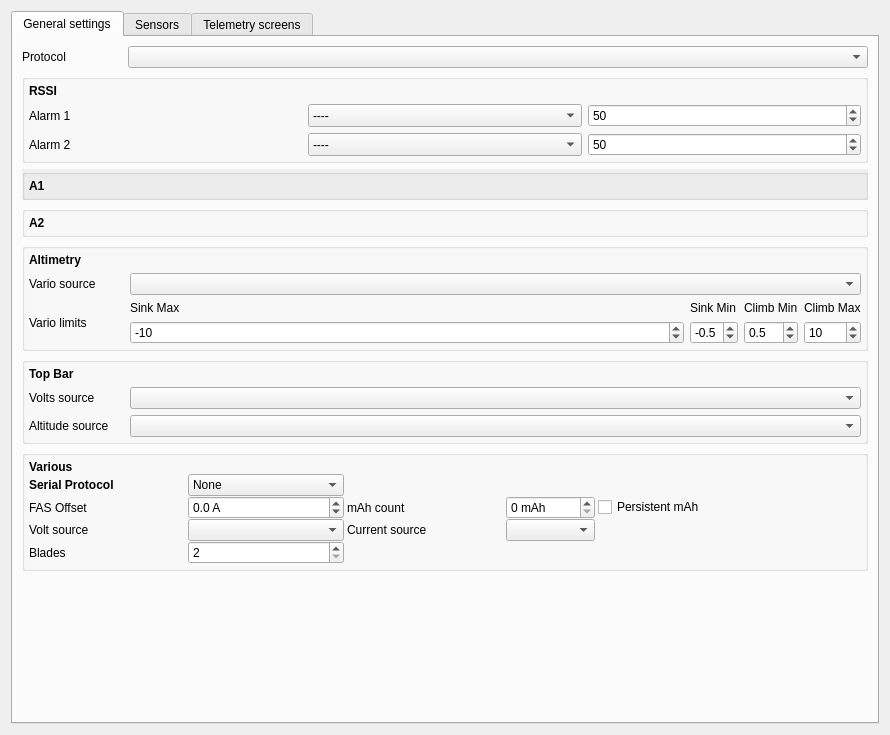
<?xml version="1.0" encoding="UTF-8"?>
<ui version="4.0">
 <class>Telemetry</class>
 <widget class="QWidget" name="Telemetry">
  <property name="geometry">
   <rect>
    <x>0</x>
    <y>0</y>
    <width>890</width>
    <height>735</height>
   </rect>
  </property>
  <property name="sizePolicy">
   <sizepolicy hsizetype="MinimumExpanding" vsizetype="MinimumExpanding">
    <horstretch>0</horstretch>
    <verstretch>0</verstretch>
   </sizepolicy>
  </property>
  <property name="windowTitle">
   <string/>
  </property>
  <layout class="QVBoxLayout" name="verticalLayout" stretch="0">
   <property name="spacing">
    <number>4</number>
   </property>
   <item>
    <widget class="QTabWidget" name="tabWidget">
     <property name="minimumSize">
      <size>
       <width>0</width>
       <height>400</height>
      </size>
     </property>
     <property name="currentIndex">
      <number>0</number>
     </property>
     <widget class="QWidget" name="tab">
      <attribute name="title">
       <string>General settings</string>
      </attribute>
      <layout class="QGridLayout" name="gridLayout_3">
       <item row="0" column="0">
        <layout class="QHBoxLayout" name="horizontalLayout" stretch="0,1">
         <item>
          <widget class="QLabel" name="telemetryProtocolLabel">
           <property name="sizePolicy">
            <sizepolicy hsizetype="MinimumExpanding" vsizetype="Preferred">
             <horstretch>0</horstretch>
             <verstretch>0</verstretch>
            </sizepolicy>
           </property>
           <property name="minimumSize">
            <size>
             <width>100</width>
             <height>0</height>
            </size>
           </property>
           <property name="text">
            <string>Protocol</string>
           </property>
          </widget>
         </item>
         <item>
          <widget class="QComboBox" name="telemetryProtocol">
           <property name="sizePolicy">
            <sizepolicy hsizetype="MinimumExpanding" vsizetype="Fixed">
             <horstretch>0</horstretch>
             <verstretch>0</verstretch>
            </sizepolicy>
           </property>
          </widget>
         </item>
        </layout>
       </item>
       <item row="1" column="0">
        <widget class="QGroupBox" name="RSSIGB">
         <property name="sizePolicy">
          <sizepolicy hsizetype="Preferred" vsizetype="Preferred">
           <horstretch>0</horstretch>
           <verstretch>0</verstretch>
          </sizepolicy>
         </property>
         <property name="flat">
          <bool>false</bool>
         </property>
         <layout class="QGridLayout" name="rssiLayout" columnstretch="0,0,0">
          <property name="margin">
           <number>4</number>
          </property>
          <item row="3" column="0">
           <widget class="QLabel" name="rssiAlarm1Label">
            <property name="sizePolicy">
             <sizepolicy hsizetype="MinimumExpanding" vsizetype="Minimum">
              <horstretch>0</horstretch>
              <verstretch>0</verstretch>
             </sizepolicy>
            </property>
            <property name="minimumSize">
             <size>
              <width>100</width>
              <height>0</height>
             </size>
            </property>
            <property name="styleSheet">
             <string notr="true"/>
            </property>
            <property name="text">
             <string>Alarm 1</string>
            </property>
           </widget>
          </item>
          <item row="3" column="1">
           <widget class="QComboBox" name="rssiAlarm1CB">
            <property name="sizePolicy">
             <sizepolicy hsizetype="MinimumExpanding" vsizetype="Preferred">
              <horstretch>0</horstretch>
              <verstretch>0</verstretch>
             </sizepolicy>
            </property>
            <item>
             <property name="text">
              <string>----</string>
             </property>
            </item>
            <item>
             <property name="text">
              <string>Yellow</string>
             </property>
            </item>
            <item>
             <property name="text">
              <string>Orange</string>
             </property>
            </item>
            <item>
             <property name="text">
              <string>Red</string>
             </property>
            </item>
           </widget>
          </item>
          <item row="3" column="2">
           <widget class="QSpinBox" name="rssiAlarm1SB">
            <property name="enabled">
             <bool>true</bool>
            </property>
            <property name="sizePolicy">
             <sizepolicy hsizetype="MinimumExpanding" vsizetype="Preferred">
              <horstretch>0</horstretch>
              <verstretch>0</verstretch>
             </sizepolicy>
            </property>
            <property name="suffix">
             <string/>
            </property>
            <property name="minimum">
             <number>20</number>
            </property>
            <property name="maximum">
             <number>80</number>
            </property>
            <property name="singleStep">
             <number>1</number>
            </property>
            <property name="value">
             <number>50</number>
            </property>
           </widget>
          </item>
          <item row="4" column="0">
           <widget class="QLabel" name="rssiAlarm2Label">
            <property name="sizePolicy">
             <sizepolicy hsizetype="MinimumExpanding" vsizetype="Minimum">
              <horstretch>0</horstretch>
              <verstretch>0</verstretch>
             </sizepolicy>
            </property>
            <property name="minimumSize">
             <size>
              <width>100</width>
              <height>0</height>
             </size>
            </property>
            <property name="text">
             <string>Alarm 2</string>
            </property>
           </widget>
          </item>
          <item row="4" column="1">
           <widget class="QComboBox" name="rssiAlarm2CB">
            <property name="sizePolicy">
             <sizepolicy hsizetype="MinimumExpanding" vsizetype="Preferred">
              <horstretch>0</horstretch>
              <verstretch>0</verstretch>
             </sizepolicy>
            </property>
            <item>
             <property name="text">
              <string>----</string>
             </property>
            </item>
            <item>
             <property name="text">
              <string>Yellow</string>
             </property>
            </item>
            <item>
             <property name="text">
              <string>Orange</string>
             </property>
            </item>
            <item>
             <property name="text">
              <string>Red</string>
             </property>
            </item>
           </widget>
          </item>
          <item row="4" column="2">
           <widget class="QSpinBox" name="rssiAlarm2SB">
            <property name="enabled">
             <bool>true</bool>
            </property>
            <property name="sizePolicy">
             <sizepolicy hsizetype="MinimumExpanding" vsizetype="Preferred">
              <horstretch>0</horstretch>
              <verstretch>0</verstretch>
             </sizepolicy>
            </property>
            <property name="suffix">
             <string/>
            </property>
            <property name="minimum">
             <number>20</number>
            </property>
            <property name="maximum">
             <number>80</number>
            </property>
            <property name="singleStep">
             <number>1</number>
            </property>
            <property name="value">
             <number>50</number>
            </property>
           </widget>
          </item>
          <item row="2" column="0">
           <widget class="QLabel" name="rssiLabel">
            <property name="font">
             <font>
              <weight>75</weight>
              <bold>true</bold>
             </font>
            </property>
            <property name="text">
             <string>RSSI</string>
            </property>
           </widget>
          </item>
          <item row="5" column="0">
           <spacer name="verticalSpacer_2">
            <property name="orientation">
             <enum>Qt::Vertical</enum>
            </property>
            <property name="sizeType">
             <enum>QSizePolicy::Minimum</enum>
            </property>
            <property name="sizeHint" stdset="0">
             <size>
              <width>20</width>
              <height>0</height>
             </size>
            </property>
           </spacer>
          </item>
         </layout>
        </widget>
       </item>
       <item row="2" column="0">
        <widget class="QGroupBox" name="A1GB">
         <property name="sizePolicy">
          <sizepolicy hsizetype="Preferred" vsizetype="Preferred">
           <horstretch>0</horstretch>
           <verstretch>0</verstretch>
          </sizepolicy>
         </property>
         <property name="autoFillBackground">
          <bool>true</bool>
         </property>
         <property name="styleSheet">
          <string notr="true"/>
         </property>
         <property name="flat">
          <bool>false</bool>
         </property>
         <layout class="QVBoxLayout" name="A1Layout">
          <property name="margin">
           <number>4</number>
          </property>
          <item>
           <widget class="QLabel" name="label_7">
            <property name="font">
             <font>
              <weight>75</weight>
              <bold>true</bold>
             </font>
            </property>
            <property name="text">
             <string>A1</string>
            </property>
           </widget>
          </item>
         </layout>
        </widget>
       </item>
       <item row="3" column="0">
        <widget class="QGroupBox" name="A2GB">
         <property name="flat">
          <bool>false</bool>
         </property>
         <layout class="QVBoxLayout" name="A2Layout">
          <property name="margin">
           <number>4</number>
          </property>
          <item>
           <widget class="QLabel" name="label_6">
            <property name="font">
             <font>
              <weight>75</weight>
              <bold>true</bold>
             </font>
            </property>
            <property name="text">
             <string>A2</string>
            </property>
           </widget>
          </item>
         </layout>
        </widget>
       </item>
       <item row="4" column="0">
        <widget class="QGroupBox" name="altimetryGB">
         <property name="sizePolicy">
          <sizepolicy hsizetype="MinimumExpanding" vsizetype="Preferred">
           <horstretch>0</horstretch>
           <verstretch>0</verstretch>
          </sizepolicy>
         </property>
         <layout class="QGridLayout" name="gridLayout_39">
          <property name="margin">
           <number>4</number>
          </property>
          <property name="spacing">
           <number>6</number>
          </property>
          <item row="2" column="1">
           <layout class="QGridLayout" name="gridLayout_66" columnstretch="1,0,0,0">
            <item row="0" column="0">
             <widget class="QLabel" name="VarioLabel_1">
              <property name="sizePolicy">
               <sizepolicy hsizetype="MinimumExpanding" vsizetype="Preferred">
                <horstretch>0</horstretch>
                <verstretch>0</verstretch>
               </sizepolicy>
              </property>
              <property name="text">
               <string>Sink Max</string>
              </property>
              <property name="alignment">
               <set>Qt::AlignLeading|Qt::AlignLeft|Qt::AlignVCenter</set>
              </property>
             </widget>
            </item>
            <item row="1" column="1">
             <widget class="QDoubleSpinBox" name="varioLimitCenterMin_DSB">
              <property name="sizePolicy">
               <sizepolicy hsizetype="MinimumExpanding" vsizetype="Fixed">
                <horstretch>0</horstretch>
                <verstretch>0</verstretch>
               </sizepolicy>
              </property>
              <property name="decimals">
               <number>1</number>
              </property>
              <property name="minimum">
               <double>-2.100000000000000</double>
              </property>
              <property name="maximum">
               <double>1.000000000000000</double>
              </property>
              <property name="singleStep">
               <double>0.100000000000000</double>
              </property>
              <property name="value">
               <double>-0.500000000000000</double>
              </property>
             </widget>
            </item>
            <item row="1" column="2">
             <widget class="QDoubleSpinBox" name="varioLimitCenterMax_DSB">
              <property name="sizePolicy">
               <sizepolicy hsizetype="MinimumExpanding" vsizetype="Fixed">
                <horstretch>0</horstretch>
                <verstretch>0</verstretch>
               </sizepolicy>
              </property>
              <property name="decimals">
               <number>1</number>
              </property>
              <property name="minimum">
               <double>-1.000000000000000</double>
              </property>
              <property name="maximum">
               <double>2.000000000000000</double>
              </property>
              <property name="singleStep">
               <double>0.100000000000000</double>
              </property>
              <property name="value">
               <double>0.500000000000000</double>
              </property>
             </widget>
            </item>
            <item row="1" column="3">
             <widget class="QDoubleSpinBox" name="varioLimitMax_DSB">
              <property name="sizePolicy">
               <sizepolicy hsizetype="MinimumExpanding" vsizetype="Fixed">
                <horstretch>0</horstretch>
                <verstretch>0</verstretch>
               </sizepolicy>
              </property>
              <property name="decimals">
               <number>0</number>
              </property>
              <property name="minimum">
               <double>3.000000000000000</double>
              </property>
              <property name="maximum">
               <double>17.000000000000000</double>
              </property>
              <property name="value">
               <double>10.000000000000000</double>
              </property>
             </widget>
            </item>
            <item row="1" column="0">
             <widget class="QDoubleSpinBox" name="varioLimitMin_DSB">
              <property name="sizePolicy">
               <sizepolicy hsizetype="MinimumExpanding" vsizetype="Fixed">
                <horstretch>0</horstretch>
                <verstretch>0</verstretch>
               </sizepolicy>
              </property>
              <property name="decimals">
               <number>0</number>
              </property>
              <property name="minimum">
               <double>-17.000000000000000</double>
              </property>
              <property name="maximum">
               <double>-3.000000000000000</double>
              </property>
              <property name="value">
               <double>-10.000000000000000</double>
              </property>
             </widget>
            </item>
            <item row="0" column="3">
             <widget class="QLabel" name="VarioLabel_2">
              <property name="sizePolicy">
               <sizepolicy hsizetype="MinimumExpanding" vsizetype="Preferred">
                <horstretch>0</horstretch>
                <verstretch>0</verstretch>
               </sizepolicy>
              </property>
              <property name="text">
               <string>Climb Max</string>
              </property>
              <property name="alignment">
               <set>Qt::AlignLeading|Qt::AlignLeft|Qt::AlignVCenter</set>
              </property>
             </widget>
            </item>
            <item row="0" column="1">
             <widget class="QLabel" name="VarioLabel_3">
              <property name="sizePolicy">
               <sizepolicy hsizetype="MinimumExpanding" vsizetype="Preferred">
                <horstretch>0</horstretch>
                <verstretch>0</verstretch>
               </sizepolicy>
              </property>
              <property name="text">
               <string>Sink Min</string>
              </property>
              <property name="alignment">
               <set>Qt::AlignLeading|Qt::AlignLeft|Qt::AlignVCenter</set>
              </property>
             </widget>
            </item>
            <item row="0" column="2">
             <widget class="QLabel" name="VarioLabel_4">
              <property name="sizePolicy">
               <sizepolicy hsizetype="MinimumExpanding" vsizetype="Preferred">
                <horstretch>0</horstretch>
                <verstretch>0</verstretch>
               </sizepolicy>
              </property>
              <property name="text">
               <string>Climb Min</string>
              </property>
              <property name="alignment">
               <set>Qt::AlignLeading|Qt::AlignLeft|Qt::AlignVCenter</set>
              </property>
             </widget>
            </item>
           </layout>
          </item>
          <item row="2" column="0">
           <widget class="QLabel" name="varioLimit_label">
            <property name="text">
             <string>Vario limits</string>
            </property>
           </widget>
          </item>
          <item row="1" column="0">
           <widget class="QLabel" name="varioSource_label">
            <property name="minimumSize">
             <size>
              <width>95</width>
              <height>0</height>
             </size>
            </property>
            <property name="text">
             <string>Vario source</string>
            </property>
           </widget>
          </item>
          <item row="1" column="1">
           <widget class="AutoComboBox" name="varioSourceCB">
            <property name="sizePolicy">
             <sizepolicy hsizetype="MinimumExpanding" vsizetype="Fixed">
              <horstretch>0</horstretch>
              <verstretch>0</verstretch>
             </sizepolicy>
            </property>
           </widget>
          </item>
          <item row="0" column="0">
           <widget class="QLabel" name="label_2">
            <property name="font">
             <font>
              <weight>75</weight>
              <bold>true</bold>
             </font>
            </property>
            <property name="text">
             <string>Altimetry</string>
            </property>
           </widget>
          </item>
         </layout>
        </widget>
       </item>
       <item row="5" column="0">
        <widget class="QGroupBox" name="topbarGB">
         <property name="sizePolicy">
          <sizepolicy hsizetype="MinimumExpanding" vsizetype="Preferred">
           <horstretch>0</horstretch>
           <verstretch>0</verstretch>
          </sizepolicy>
         </property>
         <layout class="QGridLayout" name="gridLayout_40">
          <property name="margin">
           <number>4</number>
          </property>
          <property name="spacing">
           <number>6</number>
          </property>
          <item row="2" column="0">
           <widget class="QLabel" name="altitudeSource_label">
            <property name="text">
             <string>Altitude source</string>
            </property>
           </widget>
          </item>
          <item row="1" column="0">
           <widget class="QLabel" name="voltsSource_label">
            <property name="minimumSize">
             <size>
              <width>95</width>
              <height>0</height>
             </size>
            </property>
            <property name="text">
             <string>Volts source</string>
            </property>
           </widget>
          </item>
          <item row="1" column="1">
           <widget class="AutoComboBox" name="voltsSource">
            <property name="sizePolicy">
             <sizepolicy hsizetype="MinimumExpanding" vsizetype="Fixed">
              <horstretch>0</horstretch>
              <verstretch>0</verstretch>
             </sizepolicy>
            </property>
           </widget>
          </item>
          <item row="0" column="0">
           <widget class="QLabel" name="label_5">
            <property name="font">
             <font>
              <weight>75</weight>
              <bold>true</bold>
             </font>
            </property>
            <property name="text">
             <string>Top Bar</string>
            </property>
           </widget>
          </item>
          <item row="2" column="1">
           <widget class="AutoComboBox" name="altitudeSource">
            <property name="sizePolicy">
             <sizepolicy hsizetype="MinimumExpanding" vsizetype="Fixed">
              <horstretch>0</horstretch>
              <verstretch>0</verstretch>
             </sizepolicy>
            </property>
           </widget>
          </item>
         </layout>
        </widget>
       </item>
       <item row="6" column="0">
        <widget class="QGroupBox" name="variousGB">
         <property name="sizePolicy">
          <sizepolicy hsizetype="MinimumExpanding" vsizetype="MinimumExpanding">
           <horstretch>0</horstretch>
           <verstretch>0</verstretch>
          </sizepolicy>
         </property>
         <layout class="QGridLayout" name="gridLayout_6">
          <property name="margin">
           <number>4</number>
          </property>
          <property name="spacing">
           <number>0</number>
          </property>
          <item row="0" column="0">
           <layout class="QGridLayout" name="gridLayout" rowstretch="0,0,0,0,0">
            <property name="horizontalSpacing">
             <number>3</number>
            </property>
            <property name="verticalSpacing">
             <number>0</number>
            </property>
            <item row="3" column="1">
             <widget class="AutoComboBox" name="frskyVoltCB">
              <property name="sizePolicy">
               <sizepolicy hsizetype="Preferred" vsizetype="Fixed">
                <horstretch>0</horstretch>
                <verstretch>0</verstretch>
               </sizepolicy>
              </property>
             </widget>
            </item>
            <item row="3" column="0">
             <widget class="QLabel" name="label_4">
              <property name="sizePolicy">
               <sizepolicy hsizetype="MinimumExpanding" vsizetype="Preferred">
                <horstretch>0</horstretch>
                <verstretch>0</verstretch>
               </sizepolicy>
              </property>
              <property name="text">
               <string>Volt source</string>
              </property>
             </widget>
            </item>
            <item row="3" column="3">
             <widget class="AutoComboBox" name="frskyCurrentCB">
              <property name="sizePolicy">
               <sizepolicy hsizetype="Preferred" vsizetype="Fixed">
                <horstretch>0</horstretch>
                <verstretch>0</verstretch>
               </sizepolicy>
              </property>
             </widget>
            </item>
            <item row="2" column="5">
             <spacer name="horizontalSpacer">
              <property name="orientation">
               <enum>Qt::Horizontal</enum>
              </property>
              <property name="sizeHint" stdset="0">
               <size>
                <width>40</width>
                <height>20</height>
               </size>
              </property>
             </spacer>
            </item>
            <item row="3" column="2">
             <widget class="QLabel" name="current_label">
              <property name="sizePolicy">
               <sizepolicy hsizetype="MinimumExpanding" vsizetype="MinimumExpanding">
                <horstretch>0</horstretch>
                <verstretch>0</verstretch>
               </sizepolicy>
              </property>
              <property name="minimumSize">
               <size>
                <width>0</width>
                <height>0</height>
               </size>
              </property>
              <property name="text">
               <string>Current source</string>
              </property>
             </widget>
            </item>
            <item row="4" column="1">
             <widget class="QDoubleSpinBox" name="bladesCount">
              <property name="sizePolicy">
               <sizepolicy hsizetype="MinimumExpanding" vsizetype="Fixed">
                <horstretch>0</horstretch>
                <verstretch>0</verstretch>
               </sizepolicy>
              </property>
              <property name="decimals">
               <number>0</number>
              </property>
              <property name="minimum">
               <double>2.000000000000000</double>
              </property>
              <property name="maximum">
               <double>5.000000000000000</double>
              </property>
              <property name="value">
               <double>2.000000000000000</double>
              </property>
             </widget>
            </item>
            <item row="4" column="0">
             <widget class="QLabel" name="blades_label">
              <property name="sizePolicy">
               <sizepolicy hsizetype="MinimumExpanding" vsizetype="MinimumExpanding">
                <horstretch>0</horstretch>
                <verstretch>0</verstretch>
               </sizepolicy>
              </property>
              <property name="text">
               <string>Blades</string>
              </property>
             </widget>
            </item>
            <item row="2" column="2">
             <widget class="QLabel" name="mahCount_label">
              <property name="text">
               <string>mAh count</string>
              </property>
             </widget>
            </item>
            <item row="2" column="3">
             <widget class="QSpinBox" name="mahCount_SB">
              <property name="sizePolicy">
               <sizepolicy hsizetype="Minimum" vsizetype="Fixed">
                <horstretch>0</horstretch>
                <verstretch>0</verstretch>
               </sizepolicy>
              </property>
              <property name="suffix">
               <string> mAh</string>
              </property>
              <property name="maximum">
               <number>32767</number>
              </property>
             </widget>
            </item>
            <item row="2" column="1">
             <widget class="QDoubleSpinBox" name="fasOffset_DSB">
              <property name="sizePolicy">
               <sizepolicy hsizetype="Minimum" vsizetype="Fixed">
                <horstretch>0</horstretch>
                <verstretch>0</verstretch>
               </sizepolicy>
              </property>
              <property name="suffix">
               <string> A</string>
              </property>
              <property name="decimals">
               <number>1</number>
              </property>
              <property name="minimum">
               <double>-12.000000000000000</double>
              </property>
              <property name="maximum">
               <double>12.000000000000000</double>
              </property>
              <property name="singleStep">
               <double>0.100000000000000</double>
              </property>
             </widget>
            </item>
            <item row="2" column="0">
             <widget class="QLabel" name="fasOffset_label">
              <property name="sizePolicy">
               <sizepolicy hsizetype="Maximum" vsizetype="Preferred">
                <horstretch>0</horstretch>
                <verstretch>0</verstretch>
               </sizepolicy>
              </property>
              <property name="text">
               <string>FAS Offset</string>
              </property>
             </widget>
            </item>
            <item row="2" column="4">
             <widget class="QCheckBox" name="mahCount_ChkB">
              <property name="text">
               <string>Persistent mAh</string>
              </property>
             </widget>
            </item>
            <item row="0" column="0">
             <widget class="QLabel" name="label_3">
              <property name="sizePolicy">
               <sizepolicy hsizetype="Fixed" vsizetype="Fixed">
                <horstretch>0</horstretch>
                <verstretch>0</verstretch>
               </sizepolicy>
              </property>
              <property name="font">
               <font>
                <weight>75</weight>
                <bold>true</bold>
               </font>
              </property>
              <property name="text">
               <string>Various</string>
              </property>
             </widget>
            </item>
            <item row="1" column="0">
             <widget class="QLabel" name="label">
              <property name="font">
               <font>
                <weight>75</weight>
                <bold>true</bold>
               </font>
              </property>
              <property name="text">
               <string>Serial Protocol</string>
              </property>
             </widget>
            </item>
            <item row="1" column="1">
             <widget class="QComboBox" name="frskyProtoCB">
              <property name="sizePolicy">
               <sizepolicy hsizetype="MinimumExpanding" vsizetype="Fixed">
                <horstretch>0</horstretch>
                <verstretch>0</verstretch>
               </sizepolicy>
              </property>
              <item>
               <property name="text">
                <string>None</string>
               </property>
              </item>
              <item>
               <property name="text">
                <string>FrSky Sensor Hub</string>
               </property>
              </item>
             </widget>
            </item>
           </layout>
          </item>
         </layout>
        </widget>
       </item>
       <item row="7" column="0">
        <spacer name="verticalSpacer">
         <property name="orientation">
          <enum>Qt::Vertical</enum>
         </property>
         <property name="sizeType">
          <enum>QSizePolicy::Expanding</enum>
         </property>
         <property name="sizeHint" stdset="0">
          <size>
           <width>20</width>
           <height>159</height>
          </size>
         </property>
        </spacer>
       </item>
      </layout>
     </widget>
     <widget class="QWidget" name="tab_2">
      <attribute name="title">
       <string>Sensors</string>
      </attribute>
      <layout class="QGridLayout" name="gridLayout_2">
       <item row="0" column="0">
        <widget class="QScrollArea" name="scrollArea">
         <property name="sizePolicy">
          <sizepolicy hsizetype="MinimumExpanding" vsizetype="MinimumExpanding">
           <horstretch>0</horstretch>
           <verstretch>0</verstretch>
          </sizepolicy>
         </property>
         <property name="widgetResizable">
          <bool>true</bool>
         </property>
         <widget class="QWidget" name="scrollAreaWidgetContents">
          <property name="geometry">
           <rect>
            <x>0</x>
            <y>0</y>
            <width>94</width>
            <height>34</height>
           </rect>
          </property>
          <layout class="QVBoxLayout" name="verticalLayout_2">
           <item>
            <widget class="QGroupBox" name="sensorsGB">
             <property name="sizePolicy">
              <sizepolicy hsizetype="Preferred" vsizetype="Preferred">
               <horstretch>0</horstretch>
               <verstretch>0</verstretch>
              </sizepolicy>
             </property>
             <property name="flat">
              <bool>false</bool>
             </property>
             <layout class="QGridLayout" name="sensorsLayout" columnstretch="0">
              <property name="margin">
               <number>4</number>
              </property>
              <item row="0" column="0">
               <widget class="QLabel" name="sensorsLabel">
                <property name="font">
                 <font>
                  <weight>75</weight>
                  <bold>true</bold>
                 </font>
                </property>
                <property name="text">
                 <string>Sensors</string>
                </property>
               </widget>
              </item>
             </layout>
            </widget>
           </item>
          </layout>
         </widget>
        </widget>
       </item>
      </layout>
     </widget>
     <widget class="QWidget" name="tab_3">
      <attribute name="title">
       <string>Telemetry screens</string>
      </attribute>
      <layout class="QGridLayout" name="gridLayout_4">
       <item row="0" column="0">
        <widget class="QTabWidget" name="customScreens">
         <property name="sizePolicy">
          <sizepolicy hsizetype="MinimumExpanding" vsizetype="MinimumExpanding">
           <horstretch>0</horstretch>
           <verstretch>0</verstretch>
          </sizepolicy>
         </property>
         <property name="currentIndex">
          <number>-1</number>
         </property>
        </widget>
       </item>
      </layout>
     </widget>
    </widget>
   </item>
  </layout>
 </widget>
 <customwidgets>
  <customwidget>
   <class>AutoComboBox</class>
   <extends>QComboBox</extends>
   <header>autocombobox.h</header>
  </customwidget>
 </customwidgets>
 <tabstops>
  <tabstop>telemetryProtocol</tabstop>
  <tabstop>rssiAlarm1CB</tabstop>
  <tabstop>rssiAlarm1SB</tabstop>
  <tabstop>rssiAlarm2CB</tabstop>
  <tabstop>rssiAlarm2SB</tabstop>
  <tabstop>varioSourceCB</tabstop>
  <tabstop>varioLimitMin_DSB</tabstop>
  <tabstop>varioLimitCenterMin_DSB</tabstop>
  <tabstop>varioLimitCenterMax_DSB</tabstop>
  <tabstop>varioLimitMax_DSB</tabstop>
  <tabstop>voltsSource</tabstop>
  <tabstop>altitudeSource</tabstop>
  <tabstop>frskyProtoCB</tabstop>
  <tabstop>fasOffset_DSB</tabstop>
  <tabstop>mahCount_SB</tabstop>
  <tabstop>mahCount_ChkB</tabstop>
  <tabstop>frskyVoltCB</tabstop>
  <tabstop>frskyCurrentCB</tabstop>
  <tabstop>bladesCount</tabstop>
 </tabstops>
 <resources/>
 <connections/>
</ui>
